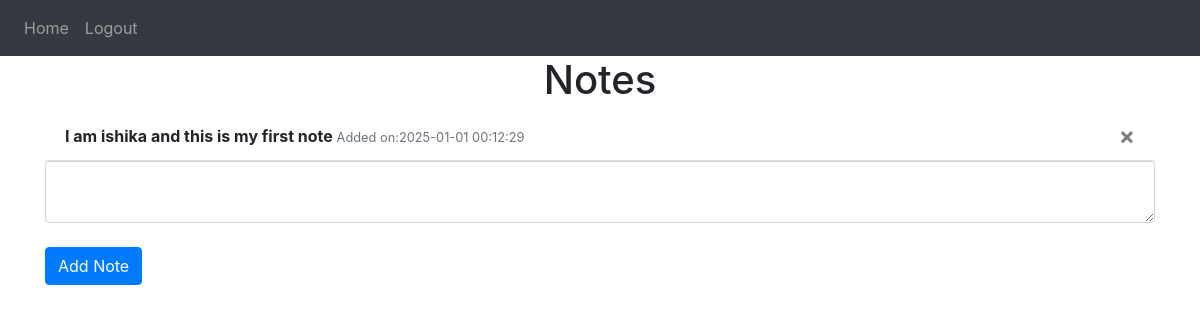
The app's page / (signed in) with its own data.
### website/models.py (models this page shows)
class Note(db.Model):
    id = db.Column(db.Integer, primary_key=True)
    data = db.Column(db.String(10000))
    date = db.Column(db.DateTime(timezone=True), default=func.now())
    date_created = db.Column(db.DateTime, default=lambda: datetime.now(pytz.timezone('Asia/Kolkata')))
    user_id = db.Column(db.Integer, db.ForeignKey('user.id'))

### website/views.py (the view)
@views.route('/',methods=["GET","POST"])
@login_required
def home():
    if request.method=="POST":
        note=request.form.get('note')
        flash('Note Added',category='success')
        new_note=Note(data=note,user_id=current_user.id)
        db.session.add(new_note)
        db.session.commit()
    return render_template("home.html", user=current_user)

### website/__init__.py (called while the page is built)
def create_app():
    app = Flask(__name__)
    app.config['SECRET_KEY'] = 'hjshjhdjah kjshkjdhjs'
    app.config['SQLALCHEMY_DATABASE_URI'] = f'sqlite:///{DB_NAME}'
    db.init_app(app)
    from .views import views
    from .auth import auth
    app.register_blueprint(views, url_prefix='/')
    app.register_blueprint(auth, url_prefix='/')
    from .models import User, Note
    with app.app_context():
        db.create_all()
    Login_Manager=LoginManager()
    Login_Manager.login_view='auth.login'
    Login_Manager.init_app(app)
    @Login_Manager.user_loader
    def load_user(id):
        return User.query.get(int(id))
    return app

### website/templates/home.html (shortened to what this page needs)
{% extends "base.html" %}
{%block content %}
<h1 align="center">Notes</h1>
<ul class="list-group list-group-flush" id="notes">
    {%for note in user.notes%}
    <li class="list-group-item">
        <strong>{{note.data}}</strong>
        <small class="text-muted">Added on:{{note.date_created.strftime('%Y-%m-%d %H:%M:%S')}}</small>
        <button type="button" class="close" onclick="deleteNote({{note.id}})">
        <span aria-hidden="true">&times;</span>
        </button>
    </li>
    {%endfor%}
</ul>
<form method="POST">
    <textarea name="note" id="note" class="form-control"></textarea>
    <br>
    <div align="'center">
        <button type="submit" class="btn btn-primary">Add Note</button>
    </div>
</form>
{%endblock%}

### records on screen
Note: data "I am ishika and this is my first note", date_created "2025-01-01 00:12:29"
